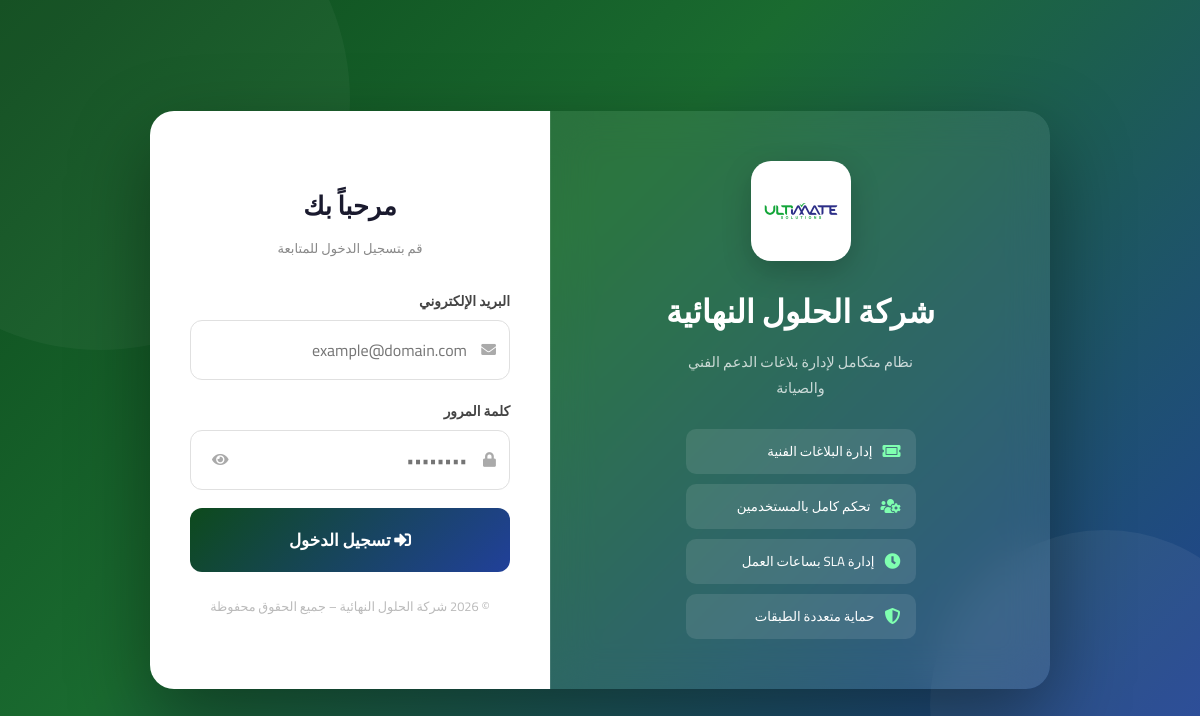
The page / on the database its author committed.
### tables this page shows
CREATE TABLE `sys_settings` (
  `id`               INT(11)      NOT NULL AUTO_INCREMENT,
  `system_name`      VARCHAR(255) NOT NULL DEFAULT 'وَصْل',
  `system_name_en`   VARCHAR(255) NOT NULL DEFAULT 'WASL',
  `admin_email`      VARCHAR(255) DEFAULT NULL,
  `contact_number`   VARCHAR(50)  DEFAULT NULL,
  `address`          TEXT         DEFAULT NULL,
  `system_logo`      VARCHAR(255) DEFAULT NULL,
  `cr_number`        VARCHAR(20)  DEFAULT NULL COMMENT 'السجل التجاري للشركة',
  `vat_number`       VARCHAR(15)  DEFAULT NULL COMMENT 'الرقم الضريبي للشركة',
  `maintenance_mode` TINYINT(1)   NOT NULL DEFAULT 0,
  `timezone`         VARCHAR(50)  NOT NULL DEFAULT 'Asia/Riyadh',
  `created_at`       TIMESTAMP    NOT NULL DEFAULT CURRENT_TIMESTAMP,
  `updated_at`       TIMESTAMP    NOT NULL DEFAULT CURRENT_TIMESTAMP ON UPDATE CURRENT_TIMESTAMP,
  PRIMARY KEY (`id`)
);

### index.php (the view, shortened to what this page needs)
<?php
require_once __DIR__ . "/config/db.php";
$email_val = '';
$locked    = false;
try {
    $sys = $pdo->query(
        "SELECT system_name, system_logo FROM " . TBL_SETTINGS . " LIMIT 1"
    )->fetch();
} catch (Exception) {
    $sys = [];
}
$systemName = $sys['system_name'] ?? 'وَصْل';
$systemLogo = $sys['system_logo'] ?? 'logo_1777800792.png';
?>
<!DOCTYPE html>
<html lang="ar" dir="rtl">
<head>
    <link rel="stylesheet" href="admin/plugins/fontawesome-free/css/all.min.css?v=<?= time() ?>">
</head>
<body>
    <div class="login-wrapper">
        <div class="login-brand">
            <img src="admin/dist/img/<?= htmlspecialchars($systemLogo) ?>" alt="شعار النظام"
            onerror="this.src='admin/dist/img/avatar.png'">
            <h1><?= htmlspecialchars($systemName) ?></h1>
            <p>نظام متكامل لإدارة بلاغات الدعم الفني والصيانة</p>
            <div class="brand-features">
                <div class="brand-feature"><i class="fas fa-ticket-alt"></i> إدارة البلاغات الفنية</div>
                <div class="brand-feature"><i class="fas fa-users-cog"></i> تحكم كامل بالمستخدمين</div>
                <div class="brand-feature"><i class="fas fa-clock"></i> إدارة SLA بساعات العمل</div>
                <div class="brand-feature"><i class="fas fa-shield-alt"></i> حماية متعددة الطبقات</div>
            </div>
        </div>
        <div class="login-form-side">
            <div class="form-header">
                <h2>مرحباً بك</h2>
                <p>قم بتسجيل الدخول للمتابعة</p>
            </div>
            <form method="POST" autocomplete="off">
                <div class="form-group">
                    <label class="form-label" for="emailInput">البريد الإلكتروني</label>
                    <div class="input-wrap">
                        <input type="email" id="emailInput" name="email" class="form-control"
                            placeholder="example@domain.com" value="<?= $email_val ?>" <?= $locked ? 'disabled' : '' ?>
                            required>
                    </div>
                </div>
                <div class="form-group">
                    <label class="form-label" for="passwordInput">كلمة المرور</label>
                    <div class="input-wrap">
                        <input type="password" id="passwordInput" name="password" class="form-control"
                            placeholder="••••••••" <?= $locked ? 'disabled' : '' ?> required>
                        <i class="fas fa-eye toggle-pass" id="togglePass"></i>
                    </div>
                </div>
                <button type="submit" class="btn-login" <?= $locked ? 'disabled' : '' ?>>
                    <i class="fas fa-sign-in-alt"></i> تسجيل الدخول
                </button>
            </form>
            <div class="form-footer">
                &copy; <?= date('Y') ?> <?= htmlspecialchars($systemName) ?> – جميع الحقوق محفوظة
            </div>
        </div>
    </div>
</body>
</html>

### index.php (style rules this page uses)
*,*::before,*::after { box-sizing:border-box;margin:0;padding:0 }
html { overflow-x:hidden }
body { font-family:'Cairo',sans-serif;min-height:100dvh;display:flex;align-items:center; justify-content:center;background:linear-gradient(135deg,#0d4a1c 0%,#1a6b30 40%,#21409a 100%); position:relative;overflow-x:hidden;width:100% }
body::before { content:'';position:fixed;width:500px;height:500px;border-radius:50%; background:rgba(255,255,255,.04);top:-150px;left:-150px;animation:float 8s ease-in-out infinite; pointer-events:none }
body::after { content:'';position:fixed;width:350px;height:350px;border-radius:50%; background:rgba(255,255,255,.06);bottom:-80px;right:-80px;animation:float 10s ease-in-out infinite reverse; pointer-events:none }
.login-wrapper { display:flex;width:900px;border-radius:24px;overflow:hidden; box-shadow:0 30px 80px rgba(0,0,0,.4);position:relative;z-index:1;animation:slideUp .6s ease }
.login-brand { flex:1;background:rgba(255,255,255,.08);backdrop-filter:blur(20px);display:flex; flex-direction:column;align-items:center;justify-content:center;padding:50px 30px; color:#fff;text-align:center;border-left:1px solid rgba(255,255,255,.1) }
.login-brand img { width:100px;height:100px;object-fit:contain;background:#fff;border-radius:20px; padding:10px;margin-bottom:20px;box-shadow:0 10px 30px rgba(0,0,0,.2) }
.login-brand h1 { font-size:2rem;font-weight:800;margin-bottom:8px }
.login-brand p { font-size:.9rem;opacity:.75;line-height:1.8;max-width:250px }
.brand-features { margin-top:28px;display:flex;flex-direction:column;gap:10px;width:100%;max-width:230px }
.brand-feature { display:flex;align-items:center;gap:10px;background:rgba(255,255,255,.1); border-radius:10px;padding:10px 15px;font-size:.83rem }
.brand-feature i { font-size:1rem;color:#7fffb0 }
.login-form-side { width:400px;background:#fff;padding:50px 40px;display:flex;flex-direction:column;justify-content:center }
.form-header { margin-bottom:28px;text-align:center }
.form-header h2 { font-size:1.6rem;font-weight:800;color:#1a1a2e;margin-bottom:6px }
.form-header p { font-size:.88rem;color:#888 }
.form-group { margin-bottom:18px }
.form-label { display:block;font-size:.86rem;font-weight:600;color:#444;margin-bottom:6px }
.input-wrap { position:relative }
.toggle-pass { position:absolute;left:14px;top:50%;transform:translateY(-50%); color:#aaa;cursor:pointer;font-size:.92rem;z-index:2;padding:8px }
.form-control { width:100%;padding:14px 42px 14px 14px;border:1.5px solid #e0e0e0; border-radius:12px;font-family:'Cairo',sans-serif;font-size:1rem;color:#333; transition:border-color .25s,box-shadow .25s;outline:none;direction:rtl; -webkit-appearance:none;appearance:none }
input[type=password].form-control { padding-left:42px }
.btn-login { width:100%;padding:16px;background:linear-gradient(135deg,#0d4a1c,#21409a); color:#fff;border:none;border-radius:12px;font-family:'Cairo',sans-serif;font-size:1.05rem; font-weight:700;cursor:pointer;transition:transform .2s,box-shadow .2s; -webkit-appearance:none;appearance:none }
.form-footer { text-align:center;margin-top:22px;font-size:.8rem;color:#bbb }
.login-brand { display:none }
.login-wrapper { width:100%;min-height:100dvh;border-radius:0;box-shadow:none;margin:0 }
.login-form-side { width:100%;min-height:100dvh;padding:40px 24px }
.form-header h2 { font-size:1.4rem }
.form-header p { font-size:.82rem }
body::before,body::after { display:none }
@media (min-width:701px) { .login-wrapper { width:900px;min-height:0;border-radius:24px;box-shadow:0 30px 80px rgba(0,0,0,.4);margin:0 } }
@media (min-width:701px) { .login-brand { display:flex } }
@media (min-width:701px) { .login-form-side { width:400px;min-height:0;padding:50px 40px } }
@media (min-width:701px) { .form-header h2 { font-size:1.6rem } }
@media (min-width:701px) { body::before,body::after { display:block;animation:float 8s ease-in-out infinite } }

### rows shown on the page
sys_settings: system_logo (picture), system_name "شركة الحلول النهائية"
